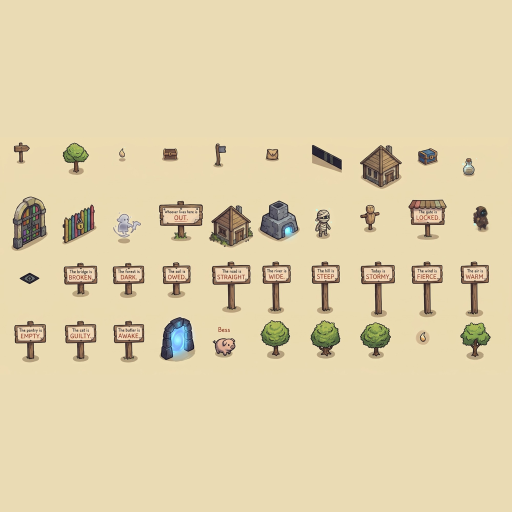
#> input picture art/generated/_controlnet/errors_censor_friendly_0.png, 1024 x 1024 px (shown at 1/2 size)
$ python -i ludo_retile.py   (imports and definitions only)
#> lines starting #> are read from the running program, lines starting #| are printed output that depends on the picture
### tools/art/ludo_stairs.py
"""Stairs for every floor of the game, built from the floor tiles (ludo_tops.py) and the cliff faces made from them (ludo_sides.py), so a flight
of steps is the same ground, wall, colours and line as the floor and the cliffs it joins.

A stair cell is one 64 x 32 cell that climbs one level (28 px) in four steps of 7 px, the way the engine draws it (iso-renderer drawStairs).
Each step is a box, drawn far to near:
  - the tread is the floor tile itself, cut to the step's part of the cell (so the stones and planks run on across the steps),
  - the riser and the sides are the cliff face of the same tile: its first rows (the lip, the ledge line) are the top of every step, then the wall
    runs down to the foot, so the sides of the flight have the stepped outline of the steps with the cliff's own picture on them,
  - lit like the cliffs (the left face lighter, the right darker), a thin shadow where a step meets the tread below, and a lighter nosing on the
    front edge of the tread.
The sprite is 64 x 60, origin (32, 44): the centre of the cell's floor diamond. `n`, `e`, `s`, `w` is the way the stairs rise (up and to the right
on screen for n, down and to the right for e, down and to the left for s, up and to the left for w), as the porter's SLOPE directions.

    python3 -I tools/art/ludo_stairs.py <repo> [out dir, default art/generated/tile_stairs] [--tops <folder>] [--sides <folder>]
writes <floor>_<n|e|s|w>.png and index.json. Pillow and numpy only."""
import json
import os
import sys
import numpy as np
from PIL import Image

args = [a for a in sys.argv[1:] if not a.startswith('--')]
REPO = args[0] if args else '.'
OUT = args[1] if len(args) > 1 else os.path.join(REPO, 'art', 'generated', 'tile_stairs')


def folder(flag, default):
    return sys.argv[sys.argv.index(flag) + 1] if flag in sys.argv else os.path.join(REPO, 'art', 'generated', default)


TOPS, SIDES = folder('--tops', 'tile_tops'), folder('--sides', 'tile_sides')
FLOORS = ['meadow_1', 'meadow_2', 'meadow_3', 'dirt', 'moss', 'cobble', 'flagstone', 'slate', 'planks', 'parchment']
OUTLINED = {'cobble', 'flagstone', 'slate', 'planks', 'parchment'}
W, H, OX, OY = 64, 60, 32, 44      # the sprite and where the centre of the floor diamond is
THICK, STEPS, RISE = 28, 4, 28     # the wall, the number of steps, the climb
LIP = 6                            # rows at the top of every riser taken from the top of the cliff face (the lip and the ledge line)
DIRS = {'n': (0, -1), 'e': (1, 0), 's': (0, 1), 'w': (-1, 0)}
VARIANT = '00'                     # which of the floor's 16 tiles the flight is made from


# [91 lines left out: functions face_rows, wall_row, build, build_from, main, not called in this run]


# [2 lines that do not run on import are left out]

### tools/art/ludo_retile.py
"""Puts the Ludo.ai floors, their cliff faces and their stairs into the Tilewright project the porter has made (<repo>/tilewright), as a last step of
tools/port/run_porter.sh (after porter.mjs; it needs no Godot and can be run on the committed project too).

  - Each hard floor (Thistledown's cobbles, the slate of the memories, the pages, Maud's planks) gets the new tops (ludo_tops.py, made to match the walls)
    in place of the porter's floor: 16 tiles (x and y mod 4), and for the floors whose ledges are outlined (all four) a variant of each with a line on its
    upper-left edge, its upper-right edge or both, chosen per cell by whether the ground behind it is lower (ludo_ledges.py). The meadow and the moss keep the
    porter's tops (the Ludo meadows in patches, the moss).
  - Every tile of every one of those floors gets its own left and right cliff face (ludo_sides.py), made from that tile, so the wall carries on the top's
    own lines and colours; and its flight of stairs in the four ways it can rise (ludo_stairs.py; the engine's tile `stairArt`).
  - The scenes are rewritten for the new tile ids. Sprites no tile uses any more are deleted.

    python3 -I tools/art/ludo_retile.py <repo>        (the project is <repo>/tilewright)
Pillow and numpy; it uses the other ludo_ tools. Running it again on a project it has already changed does nothing."""
import json
import os
import re
import sys
import numpy as np
from PIL import Image

sys.path.insert(0, os.path.dirname(os.path.abspath(__file__)))
REPO = os.path.abspath(sys.argv[1] if len(sys.argv) > 1 else '.')
sys.argv = [sys.argv[0], REPO]
import sprite_io as SPRITE_IO  # noqa: E402
import ludo_ledges as LEDGES   # noqa: E402
import ludo_sides as SIDES     # noqa: E402
import ludo_stairs as STAIRS   # noqa: E402
import ludo_tops as TOPS       # noqa: E402

PROJECT = os.path.join(REPO, 'tilewright')
SPRITES = os.path.join(PROJECT, 'assets', 'sprites')
PIC = os.path.join(REPO, 'art', 'incoming2', 'tiles')
NEW = {'overworld_town': 'cobble', 'forge_memory': 'slate', 'proof_memory': 'slate', 'weighing_memory': 'slate', 'pip_page': 'parchment', 'maud_wood': 'planks'}
KEEP = {'overworld_plains': 'meadow_1', 'scissor_mat': 'moss'}   # the porter's own tops stay; faces and stairs are made from them
# every floor gets the back-ledge line (V-02): the Ludo floors' tops are redrawn with it, the porter's own tops (KEEP) get copies that have it
OUTLINED = {'cobble', 'slate', 'flagstone', 'planks', 'parchment', 'meadow', 'meadow_1', 'grass', 'moss', 'dirt'}
VARIANTS = ['', 'nw', 'ne', 'nwne']                              # the back ledges a top has outlined (bit 0: upper left, bit 1: upper right)
NAME = re.compile(r'^(?P<k>.+) (?P<x>\d+),(?P<y>\d+)$')


# ---------------------------------------------------------------- sprites
def read_sprite(name):
    return SPRITE_IO.read_sprite(SPRITES, name)[0]


# [4 lines left out: function write_sheet, not called in this run]


def quantized(images, colors=250):
    """The pictures (name -> RGBA image) in one shared palette of `colors`, with hard edges (the engine keeps a sprite to 255 colours; one palette for
    a whole floor means no tile differs a little in colour from its neighbour)."""
    keys = sorted(images)
    w = max(images[k].width for k in keys)
    sheet = Image.new('RGB', (w * len(keys), max(images[k].height for k in keys)))
    for i, k in enumerate(keys):
        sheet.paste(images[k].convert('RGB'), (w * i, 0))
    q = sheet.quantize(colors=colors, method=Image.Quantize.MEDIANCUT, dither=Image.Dither.NONE).convert('RGB')
    out = {}
    for i, k in enumerate(keys):
        im = images[k]
        alpha = np.where(np.asarray(im.convert('RGBA'))[..., 3] >= 96, 255, 0).astype(np.uint8)
        rgb = np.asarray(q.crop((w * i, 0, w * i + im.width, im.height))).copy()
        rgb[alpha == 0] = 0
        out[k] = np.dstack([rgb, alpha])
    return out


def mean_colour(rgba):
    px = rgba[rgba[..., 3] > 200][:, :3]
    return int(px[:, 0].mean()) << 16 | int(px[:, 1].mean()) << 8 | int(px[:, 2].mean()) if len(px) else 0x888888


# [4 lines left out: function faces_for, not called in this run]


# ---------------------------------------------------------------- one floor's pictures
def picture_of(floor):
    new = os.path.join(PIC, f'top_{floor}.png')
    return new if os.path.exists(new) else os.path.join(PIC, f'floor_{floor}.png')


# [6 lines left out: function pack, not called in this run]


def stair_images(tile, left, right):
    return {d: STAIRS.build_from(tile, np.asarray(left), np.asarray(right), d) for d in STAIRS.DIRS}


# [162 lines left out: functions pack_stairs, make_new_floor, make_kept_faces, make_kept_tops, lower_behind, variant_of and 1 more, not called in this run]


# [2 lines not run here, left out]

>>> import cv2
>>> picture = cv2.imread('../../art/generated/_controlnet/errors_censor_friendly_0.png', cv2.IMREAD_GRAYSCALE)
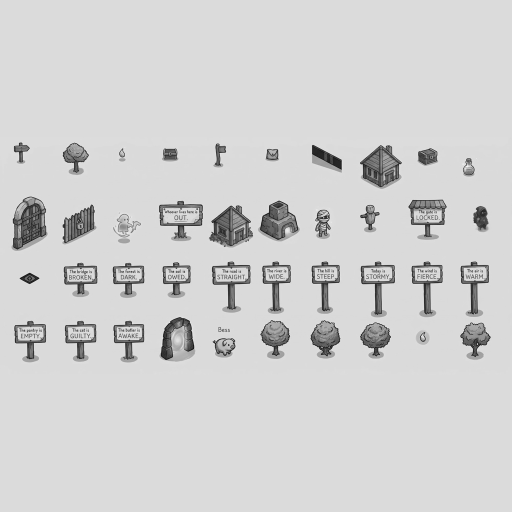
#> picture: shape (1024, 1024) (shown at 1/2 size); min 3, max 249, mean 209.4
>>> result = quantized(picture)
#> (the run stopped early here; a loop or call above may not have finished)

$ run again, on art/generated/bosses/cold_shoulder_attacking_s3.png
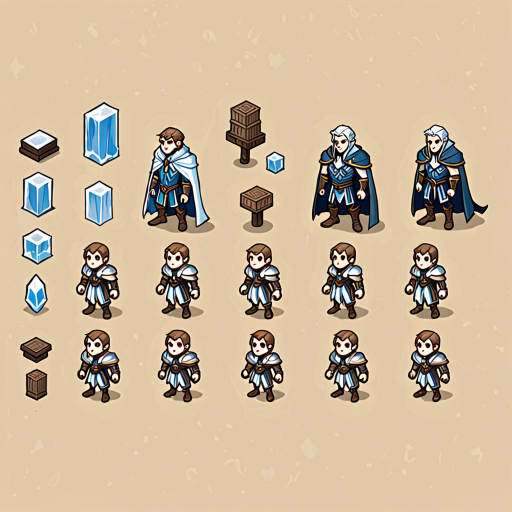
#> input picture art/generated/bosses/cold_shoulder_attacking_s3.png, 1024 x 1024 px (shown at 1/2 size)
#> `picture = cv2.imread('../../art/generated/_controlnet/errors_censor_fr..`:
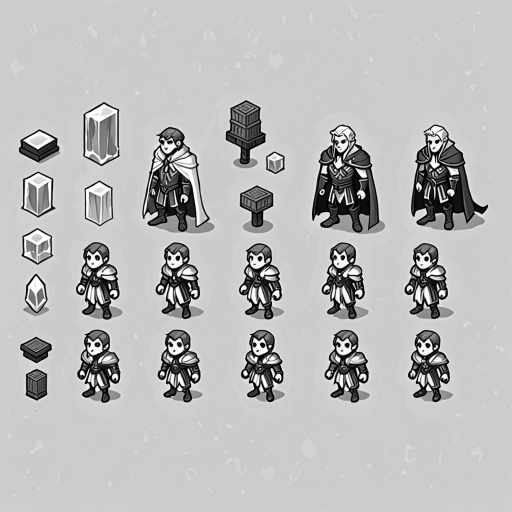
#> picture: shape (1024, 1024) (shown at 1/2 size); min 0, max 255, mean 185.5

$ run again, on art/generated/bosses/cold_shoulder_standing_s0.png
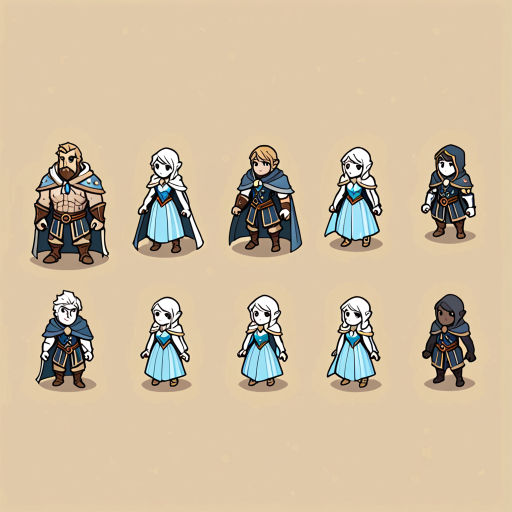
#> input picture art/generated/bosses/cold_shoulder_standing_s0.png, 1024 x 1024 px (shown at 1/2 size)
#> `picture = cv2.imread('../../art/generated/_controlnet/errors_censor_fr..`:
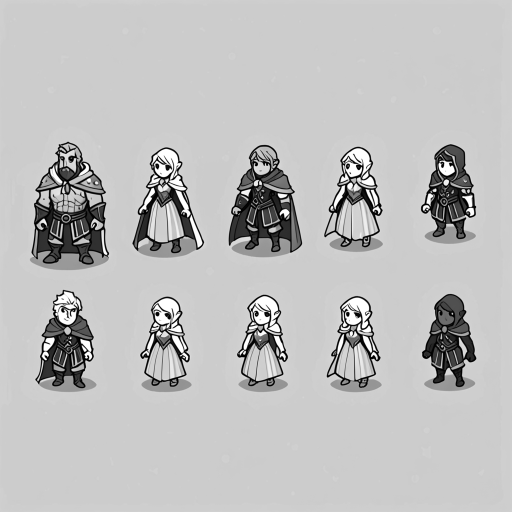
#> picture: shape (1024, 1024) (shown at 1/2 size); min 0, max 255, mean 189.4

$ run again, on art/generated/errors/bare_attack_s1.png
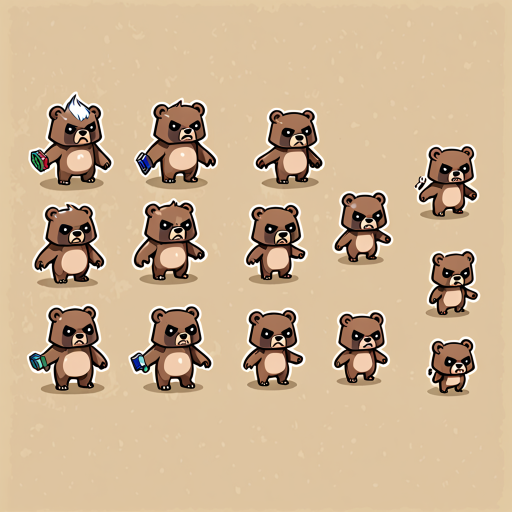
#> input picture art/generated/errors/bare_attack_s1.png, 1024 x 1024 px (shown at 1/2 size)
#> `picture = cv2.imread('../../art/generated/_controlnet/errors_censor_fr..`:
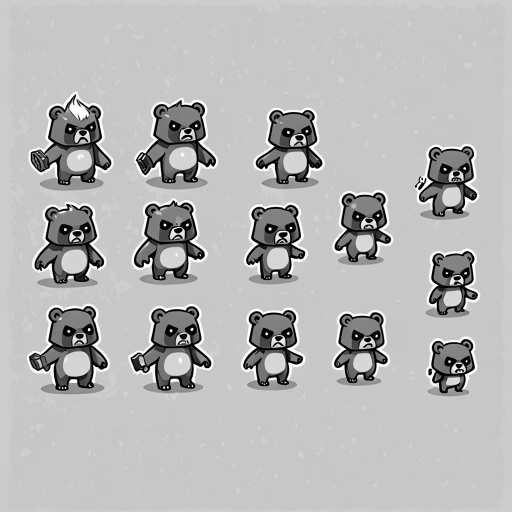
#> picture: shape (1024, 1024) (shown at 1/2 size); min 0, max 255, mean 182
